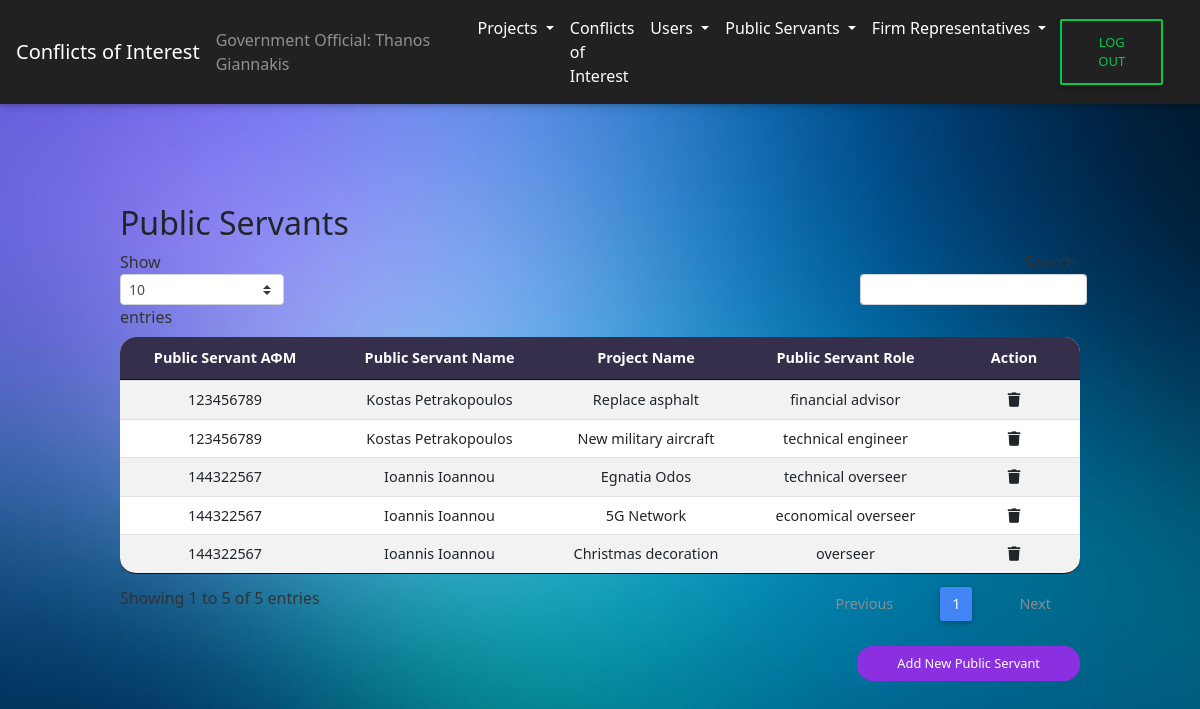
The app's page /CoI/view_public_servants_GO.php (signed in), older data.
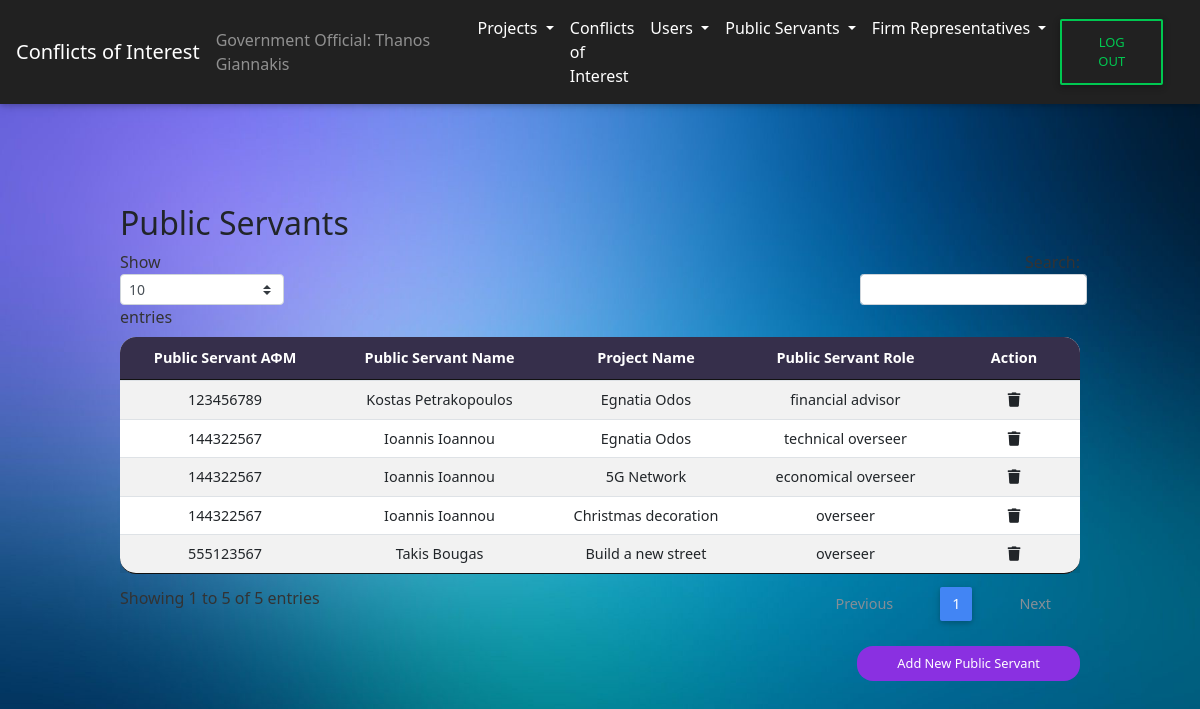
The same page, newer data.
### tables this page shows
CREATE TABLE `public_servants` (
  `ps_AFM` int(9) NOT NULL,
  `project_id` int(9) NOT NULL,
  `ps_role` varchar(50) NOT NULL
);

CREATE TABLE `users` (
  `AFM` int(11) NOT NULL,
  `name` varchar(50) NOT NULL,
  `password` varchar(255) NOT NULL,
  `user_type` varchar(2) NOT NULL,
  `created_at` datetime DEFAULT current_timestamp()
);

CREATE TABLE `projects` (
  `project_id` int(12) NOT NULL,
  `project_name` varchar(255) NOT NULL,
  `project_start_date` date NOT NULL,
  `project_end_date` date NOT NULL,
  `project_desc` varchar(1000) NOT NULL CHECK (`project_start_date` < `project_end_date` and `project_start_date` > '2019-01-01')
);

### CoI/view_public_servants_GO.php (the view, shortened to what this page needs)
<?php include('header.php');
include('navbar_GO.php');
?>
<div id="Public Servants">
    <div class="wrapper-table">
        <div class="page-header clearfix">
            <h2 class="pull-left">Public Servants</h2>
        </div>
        <?php
        $sql = "SELECT * FROM public_servants INNER JOIN users ON users.AFM = public_servants.ps_AFM INNER JOIN projects ON projects.project_id = public_servants.project_id";
        if ($result = mysqli_query($conn, $sql)) {
            if (mysqli_num_rows($result) > 0) {
                echo  "<table id='ps_projects' class='table table-striped table-sm project-table' cellspacing='0' width='100%'>";
                echo "<thead>";
                echo "<tr>";
                echo "<th class='th-sm' id ='th-first' >Public Servant ΑΦΜ</th>";
                echo "<th class='th-sm'>Public Servant Name</th>";
                echo "<th class='th-sm'>Project Name</th>";
                echo "<th class='th-sm'>Public Servant Role</th>";
                echo "<th class='th-sm'  id='th-last' style='width: 5%'>Action</th>";
                echo "</tr>";
                echo "</thead>";
                echo "<tbody>";
                while ($row = mysqli_fetch_array($result)) {
                    echo "<tr>";
                    echo "<td>" . $row['ps_AFM'] . "</td>";
                    echo "<td>" . $row['name'] . "</td>";
                    echo "<td>" . $row['project_name'] . "</td>";
                    echo "<td>" . $row['ps_role'] . "</td>";
                    echo "<td><a href='delete_public_servant.php?ps_AFM=" . $row['ps_AFM'] . "' title='Delete Record' data-toggle='tooltip'><i class='fas fa-trash'></i></td> ";
                    echo "</tr>";
                }
                echo "</table>";
            } else {
                echo "<p class='lead'><em>No records were found.</em></p>";
            }
        } else {
            echo "ERROR: Could not able to execute $sql. " . mysqli_error($conn);
        }
        echo "<a href='add_public_servant_GO.php' class='submit-button'>Add New Public Servant</a>";
        ?>
    </div>
</div>
</body>
<?php include('footer.php') ?>
</html>

### CoI/header.php (shortened to what this page needs)
<!DOCTYPE html>
<html lang="zxx">
    <head>
        <link rel="stylesheet" type="text/css" href="css/jquery.dataTables.min.css" />
        <link rel="stylesheet" href="css/bootstrap.min.css" type="text/css">
        <link rel="stylesheet" href="css/style.css" type="text/css">
        <link rel="stylesheet" href="css/mdb.min.css" type="text/css">
        <link href="css/all.css" rel="stylesheet">
    </head>
<body>

### CoI/navbar_GO.php (shortened to what this page needs)
<?php include('header.php');
?>
<nav class="navbar navbar-expand-lg navbar-dark bg-dark">
    <a class="navbar-brand" href="#">Conflicts of Interest</a>
    <span class="navbar-text">
        Government Official:
        <?php echo $_SESSION["name"]; ?>
    </span>
    <div class="collapse navbar-collapse" id="navbarSupportedContent">
        <ul class="navbar-nav mr-auto">
            <li class="nav-item dropdown">
                <a class="nav-link dropdown-toggle" href="#" id="navbarDropdown" role="button" data-toggle="dropdown" aria-haspopup="true" aria-expanded="false">
                    Projects
                </a>
            </li>
            <li class="nav-item">
                <a class="nav-link" href="conflicts.php">Conflicts of Interest</a>
            </li>
            <li class="nav-item dropdown">
                <a class="nav-link dropdown-toggle" href="#" id="navbarDropdown" role="button" data-toggle="dropdown" aria-haspopup="true" aria-expanded="false">
                    Users
                </a>
            </li>
            <li class="nav-item dropdown">
                <a class="nav-link dropdown-toggle" href="#" id="navbarDropdown" role="button" data-toggle="dropdown" aria-haspopup="true" aria-expanded="false">
                    Public Servants
                </a>
            </li>
            <li class="nav-item dropdown">
                <a class="nav-link dropdown-toggle" href="#" id="navbarDropdown" role="button" data-toggle="dropdown" aria-haspopup="true" aria-expanded="false">
                    Firm Representatives
                </a>
            </li>
        </ul>
        <form class="form-inline my-2 my-lg-0" method="post" action="logout.php" id="logoutform">
            <button class="btn btn-outline-success my-2 my-sm-0" type="submit" id="logout-btn">Log Out</button>
        </form>
    </div>
</nav>

### CoI/footer.php (shortened to what this page needs)
</body>
</html>

### CoI/css/style.css (style rules this page uses)
html, * { padding: 0px; margin: 0px; font-family: Segoe UI; }
body { height: 100%; font-family: Segoe UI; }
body { background-image: url("../assets/Background.png"); background-size: cover; background-repeat: no-repeat; background-attachment: fixed; }
.wrapper-table { margin-top: 100px; margin-bottom: 100px; width: 80%; margin-left: auto; margin-right: auto; }
.project-table { border-radius: 1rem; background-color: white; text-align: center; }
th { background-color: #362F4B; border-color: black; color: white; }
#th-first { border-radius: 16px 0px 0px 0px; }
#th-last { border-radius: 0px 16px 0px 0px; }
::placeholder { color: lightgray; }
.submit-button { border-radius: 1rem; border-width: 0; text-align: center; float: right; color: white; background-color: #8A30E1; padding: 8px; padding-right: 40px; padding-left: 40px; font-size: 80%; }
#logoutform { float:right; margin-right: 15px; }

### CoI/css/all.css (style rules this page uses)
.fa, .fas, .far, .fal, .fad, .fab { -moz-osx-font-smoothing: grayscale; -webkit-font-smoothing: antialiased; display: inline-block; font-style: normal; font-variant: normal; text-rendering: auto; line-height: 1; }
.fa-trash:before { content: "\f1f8"; }

Row changes from the older to the newer data that the page shows:
removed public_servants: ps_AFM "123456789", users.name "Kostas Petrakopoulos", project.project_name "Replace asphalt", ps_role "financial advisor"
removed public_servants: ps_AFM "123456789", users.name "Kostas Petrakopoulos", project.project_name "New military aircraft", ps_role "technical engineer"
added public_servants: ps_AFM "123456789", users.name "Kostas Petrakopoulos", project.project_name "Egnatia Odos", ps_role "financial advisor"
added public_servants: ps_AFM "555123567", users.name "Takis Bougas", project.project_name "Build a new street", ps_role "overseer"
